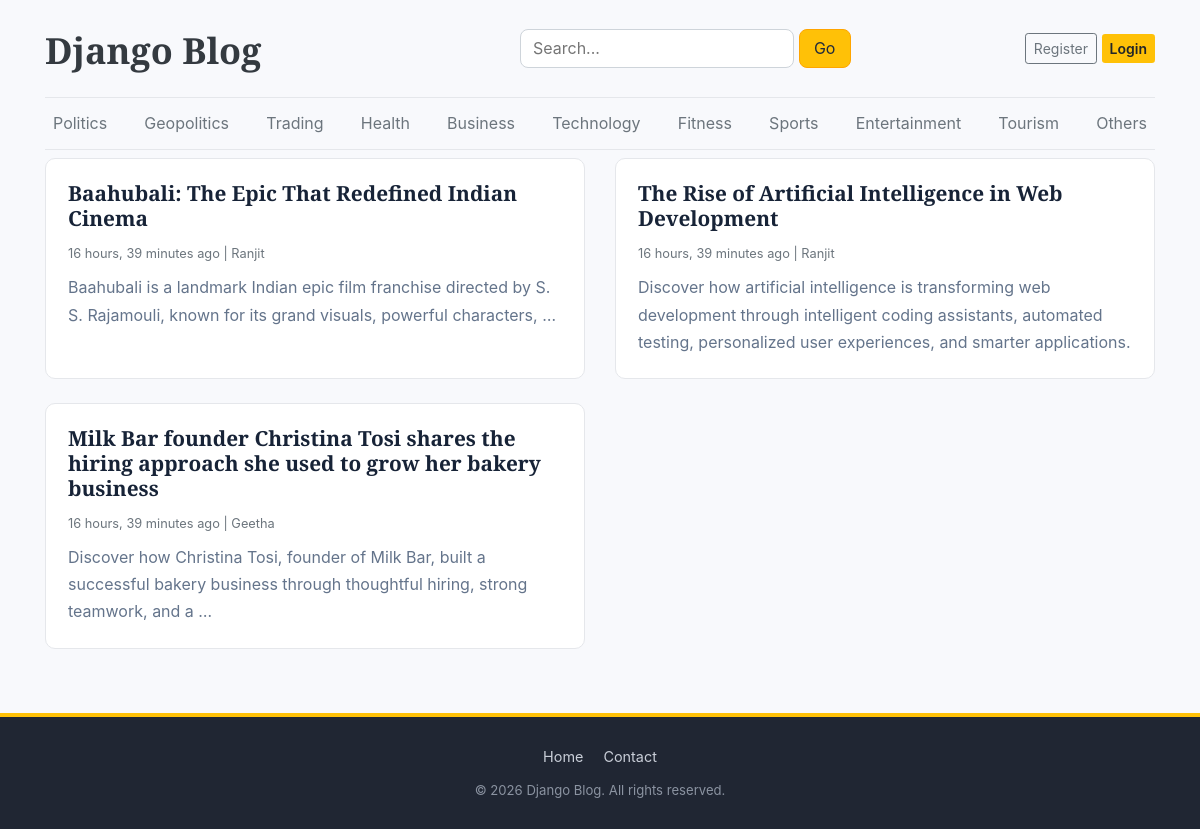
The page /blogs/search on the database its author committed.
### blogs/models.py (models this page shows, shortened)
class Category(models.Model):
    category_name=models.CharField(max_length=50,unique=True)
    created_at=models.DateField(auto_now_add=True)
    updated_at=models.DateField(auto_now=True)
    class Meta:
        verbose_name_plural='categories'
    def __str__(self):
        return self.category_name

class Blog(models.Model):
    title=models.CharField(max_length=100)
    slug=models.SlugField(max_length=200,unique=True,blank=True)
    category=models.ForeignKey(Category,on_delete=models.CASCADE)
    author=models.ForeignKey(User,on_delete=models.CASCADE)
    featured_img=models.ImageField(upload_to='uploads/%Y/%m/%d')
    short_description=models.TextField(max_length=500)
    blog_body=models.TextField(max_length=2000)
    status=models.CharField(max_length=20,choices=STATUS_CHOICES,default="Draft")
    is_featured=models.BooleanField(default=False)
    created_at=models.DateField(auto_now_add=True)
    updated_at=models.DateField(auto_now=True)

### blogs/views.py (the view)
# urls.py: path('blogs/search',BlogView.search,name='search'),
def search(request):
    return render(request,'search.html')

### blogs/context_processors.py (called while the page is built)
def categories_dict(request):
    categories=Category.objects.all()
    return dict(categories=categories)

def search_item(request):
    keyword=request.GET.get('keyword','')
    if keyword:
        blog=Blog.objects.filter(
        Q(title__icontains=keyword) |
        Q(short_description__icontains=keyword)|
        Q(blog_body__icontains=keyword )|
        Q(created_at__icontains=keyword )|
        Q(updated_at__icontains=keyword ),
        status='Published')
    else:
        blog = Blog.objects.filter(status='Published')
    return dict(search_blog=blog,keyword=keyword)

### templates/search.html (shortened to what this page needs)
{%extends 'base.html'%}
{%block content%}
<div class="row mb-4">
    {% for post in search_blog %}
        <div class="col-md-6 mb-4">
            <div class="card post-card h-100">
                <div class="card-body">
                    <a href="{% url 'blog' post.slug %}" class="text-white font-weight-bold"
              ><h3 class="display-5">{{post.title}}</h3>
            </a>
                    <small class="text-muted">
                        {{ post.created_at|timesince }} ago |
                        {{ post.author }}
                    </small>
                    <p class="card-text mt-2">
                        {{ post.short_description|truncatewords:20 }}
                    </p>
                </div>
            </div>
        </div>
    {% endfor %}
</div>
{%endblock%}

### templates/base.html (shortened to what this page needs)
{% load static %}
<!doctype html>
<html lang="en">
  <head>
    <link
      href="https://getbootstrap.com/docs/4.0/dist/css/bootstrap.min.css"
      rel="stylesheet"
    />
    <link
      rel="stylesheet"
      href="https://cdnjs.cloudflare.com/ajax/libs/font-awesome/6.5.1/css/all.min.css"
    />
    <link href="{% static 'css/blog_home.css' %}" rel="stylesheet" />
  </head>
  <body>
    <div class="container">
      <header class="blog-header py-3">
        <div class="row d-flex justify-content-between align-items-center">
          <div class="col-5 pt-1">
            <a class="blog-header-logo text-dark mb-2" href="/">
              Django Blog
            </a>
          </div>
          <div
            class="col-md-4 d-flex md-justify-content-center md-align-items-center"
          >
            <form action="{% url 'search' %}" method="get" class="search-form">
              <input
                type="text"
                name="keyword"
                placeholder="Search..."
                value="{{keyword}}"
                class="search-input"
              />
              <button type="submit" class="search-btn bg-warning">Go</button>
            </form>
          </div>
          {%if not user.is_authenticated%}
          <div
            class="col-md-3 d-flex md-d-flex md-justify-content-end justify-content-end align-items-center"
          >
            <a
              class="btn btn-sm btn-outline-secondary"
              href="{%url 'register' %}"
            >
              Register
            </a>
            <a class="btn btn-sm btn-warning" href="{%url 'login' %}">
              Login
            </a>
          </div>
          {%endif%}
        </div>
      </header>
      <div class="nav-scroller py-1 mb-2">
        <nav class="nav d-flex justify-content-between">
          {% for category in categories %}
          <a class="p-2 text-muted" href="{% url 'category' category.id %}">
            {{ category }}
          </a>
          {% endfor %}
        </nav>
      </div>
      {% block content %} {% endblock %}
    </div>
    <footer class="blog-footer">
      <div class="container footer-inner">
        <nav class="footer-links">
          <a href="{% url 'home' %}">Home</a>
          <a href="https://www.linkedin.com/in/ranjit-kumar-a-3a7785335/" target="_blank">Contact</a>
        </nav>
        <p class="footer-copy">&copy; 2026 Django Blog. All rights reserved.</p>
      </div>
    </footer>
  </body>
</html>

### static/css/blog_home.css (style rules this page uses)
:root { --color-bg: #f8f9fc; --color-text: #202b3c; --color-heading: #172337; --color-muted: #64748b; --color-meta: #727272; --color-border: #e5e7eb; --color-border-dark: #273449; --color-accent: #2563eb; --color-surface: #fff; --color-search: orange; --font-heading: "Playfair Display", Georgia, "Times New Roman", serif; --font-ui: Verdana, Geneva, Tahoma, sans-serif; --radius-sm: 0.5rem; --radius-md: 10px; --radius-lg: 12px; }
a { text-decoration: none; transition: color 0.2s ease; }
body { background-color: var(--color-bg); color: var(--color-text); line-height: 1.7; }
.container { max-width: 1140px; }
h1, h2, h3, h4, h5 { font-family: var(--font-heading); color: var(--color-heading); }
.blog-header { border-bottom: 1px solid var(--color-border); padding-bottom: 1rem; }
.blog-header a.blog-header-logo { font-family: var(--font-heading); font-size: 2.25rem; font-weight: 900; color: var(--color-heading); }
.nav-scroller { border-bottom: 1px solid var(--color-border); }
.nav a { transition: color 0.2s ease; }
.post-card { border: 1px solid var(--color-border); border-radius: var(--radius-md); background: var(--color-surface); overflow: hidden; height: 100%; transition: transform 0.25s ease, box-shadow 0.25s ease; }
.post-card .card-body { padding: 22px; }
.post-card h3 { font-size: 1.3rem; font-weight: 700; }
.post-card p { color: var(--color-muted); }
.search-input { border: 1px solid #ced4da; border-radius: var(--radius-sm); padding: 0.3rem 0.75rem; outline: none; }
.search-btn { border: 1px solid var(--color-search); border-radius: var(--radius-sm); padding: 0.3rem 0.9rem; background: transparent; color: var(--color-text); transition: background-color 0.2s ease, color 0.2s ease; }
.btn-warning { border: none; font-weight: 600; }
.blog-footer { padding: 2rem 0; margin-top: 40px; color: var(--color-border); text-align: center; background-color: var(--color-heading); border-top: 1px solid var(--color-border-dark); }
.blog-footer p:last-child { margin-bottom: 0; }
.blog-footer a { color: #fff; }

### templates/base.html (style rules this page uses)
.blog-footer { background: #202633; color: #c9ced8; padding: 28px 0; margin-top: 40px; border-top: 4px solid #ffc107; }
.footer-inner { display: flex; flex-direction: column; align-items: center; gap: 10px; text-align: center; }
.footer-links { display: flex; gap: 20px; }
.footer-links a { color: #c9ced8; text-decoration: none; font-size: 0.9rem; transition: color 0.2s; }
.footer-copy { margin: 0; font-size: 0.82rem; color: #8b93a1; }

### rows shown on the page
Category: category_name "Politics"
Category: category_name "Geopolitics"
Category: category_name "Trading"
Category: category_name "Health"
Category: category_name "Business"
Category: category_name "Technology"
Category: category_name "Fitness"
Category: category_name "Sports"
Category: category_name "Entertainment"
Category: category_name "Tourism"
Category: category_name "Others"
Blog: title "Baahubali: The Epic That Redefined Indian Cinema", created_at "16 hours, 39 minutes", author "Ranjit", short_description "Baahubali is a landmark Indian epic film franchise directed by S. S. Rajamouli, known for its grand visuals, powerful characters, …"
Blog: title "The Rise of Artificial Intelligence in Web Development", created_at "16 hours, 39 minutes", author "Ranjit", short_description "Discover how artificial intelligence is transforming web development through intelligent coding assistants, automated testing, personalized user experiences, and smarter applications."
Blog: title "Milk Bar founder Christina Tosi shares the hiring approach she used to grow her bakery business", created_at "16 hours, 39 minutes", author "Geetha", short_description "Discover how Christina Tosi, founder of Milk Bar, built a successful bakery business through thoughtful hiring, strong teamwork, and a …"
